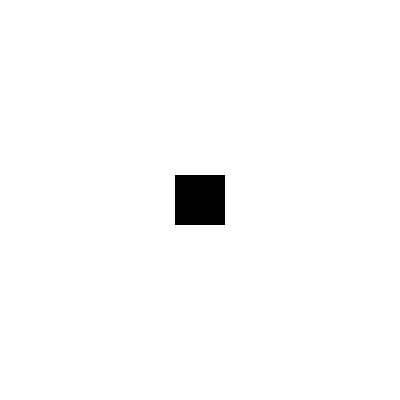
Frame 1 (no input)
Frame 60 (the mouse pressed at the canvas centre just before this capture): identical to frame 1, image omitted
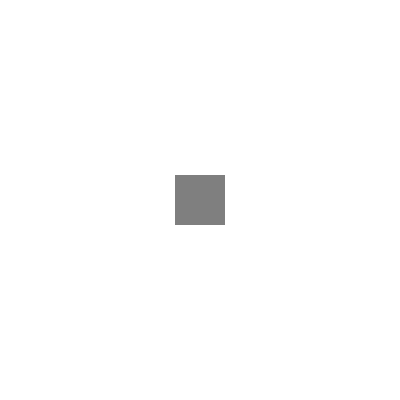
Frame 120 (the mouse held since frame 60 and released just before this capture)

The Processing sketch that drew these frames (run headless with seeded random() and noise(); from frame 60 on, the mouse is pressed at the canvas centre):

// Processing sketch: Day07_2_mousePressedFunction
// ── Day07_2_mousePressedFunction.pde
// mousePressed function
// Click within the image to change 
// the value of the rectangle

int colorValue;

void setup() {
  size(400, 400);
  background(255);
  noStroke();
  rectMode(CENTER);
  
  colorValue = 0;
}

void draw() {
  fill(colorValue);
  rect(width/2, height/2,50, 50);
}

//FUNCTIONSSSSS...

void mousePressed() {
  //When there's an event and the mouse is pressed
  //and value == 0 (booleans!)
  if (colorValue == 0) {
    colorValue = 127;
  } 
  //When there's an event and the mouse is pressed
  //AND value == a number that is different than 0
  else {
    colorValue = 0;
  }
}
